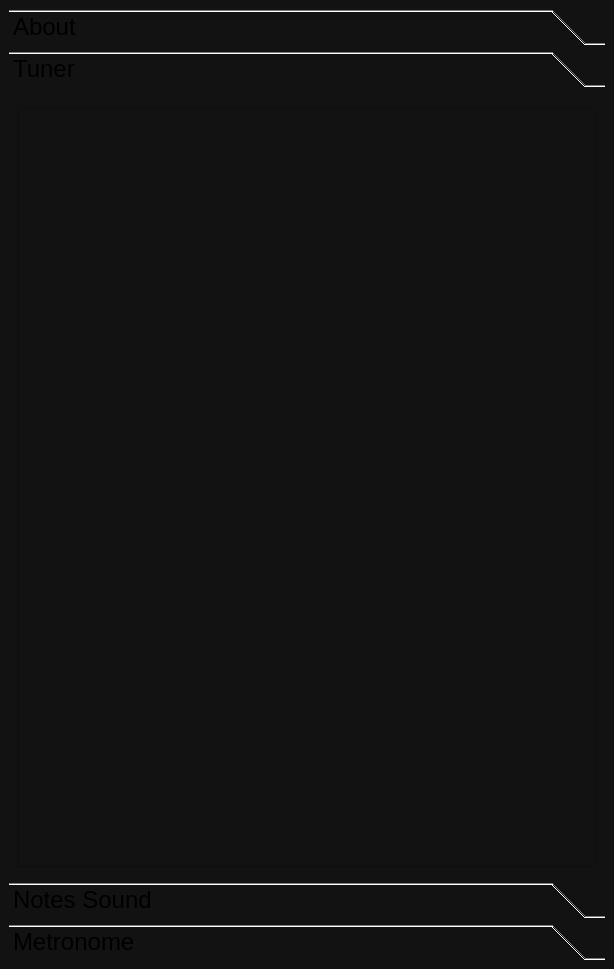
<?xml version="1.0" encoding="UTF-8"?>
<ui version="4.0">
 <class>MainWindow</class>
 <widget class="QMainWindow" name="MainWindow">
  <property name="geometry">
   <rect>
    <x>0</x>
    <y>0</y>
    <width>614</width>
    <height>969</height>
   </rect>
  </property>
  <property name="windowTitle">
   <string>MainWindow</string>
  </property>
  <property name="styleSheet">
   <string notr="true">background: rgb(18, 18, 18);</string>
  </property>
  <widget class="QWidget" name="centralwidget">
   <property name="styleSheet">
    <string notr="true">QLineEdit {
 border: 1px solid #3C3C40;
 border-radius: 12px;
}

QPushButton {
    border: 1px solid #3C3C40;   /* ou border-width: 1px; border-style: solid; */
    border-radius: 12px;
    background: #2b2d31;
    color: #eeeeee;
    padding: 8px 14px;           /* dá “altura” confortável */
    min-height: 40px;            /* bom para toque no Android */
}

/* estados opcionais */
QPushButton:pressed { background: #1f2125; }
QPushButton:checked { background: #ffd500; color: white; }</string>
   </property>
   <layout class="QGridLayout" name="gridLayout_3">
    <item row="1" column="0">
     <layout class="QVBoxLayout" name="verticalLayout_TUDO">
      <item>
       <widget class="QToolBox" name="toolBox">
        <property name="font">
         <font>
          <pointsize>18</pointsize>
         </font>
        </property>
        <property name="currentIndex">
         <number>1</number>
        </property>
        <property name="tabSpacing">
         <number>6</number>
        </property>
        <widget class="QWidget" name="pageInfo">
         <property name="geometry">
          <rect>
           <x>0</x>
           <y>0</y>
           <width>594</width>
           <height>765</height>
          </rect>
         </property>
         <attribute name="label">
          <string>About</string>
         </attribute>
         <layout class="QGridLayout" name="gridLayout_4">
          <item row="0" column="0">
           <layout class="QVBoxLayout" name="verticalLayout">
            <item>
             <layout class="QVBoxLayout" name="verticalLayout_10">
              <property name="spacing">
               <number>12</number>
              </property>
              <property name="sizeConstraint">
               <enum>QLayout::SizeConstraint::SetMaximumSize</enum>
              </property>
              <item>
               <widget class="QLabel" name="labelMusicool">
                <property name="sizePolicy">
                 <sizepolicy hsizetype="Preferred" vsizetype="Minimum">
                  <horstretch>0</horstretch>
                  <verstretch>0</verstretch>
                 </sizepolicy>
                </property>
                <property name="minimumSize">
                 <size>
                  <width>0</width>
                  <height>10</height>
                 </size>
                </property>
                <property name="maximumSize">
                 <size>
                  <width>16777215</width>
                  <height>16777215</height>
                 </size>
                </property>
                <property name="font">
                 <font>
                  <pointsize>28</pointsize>
                  <italic>true</italic>
                  <bold>true</bold>
                 </font>
                </property>
                <property name="text">
                 <string/>
                </property>
                <property name="alignment">
                 <set>Qt::AlignmentFlag::AlignCenter</set>
                </property>
               </widget>
              </item>
              <item>
               <widget class="QFrame" name="frame_about">
                <property name="sizePolicy">
                 <sizepolicy hsizetype="Preferred" vsizetype="Expanding">
                  <horstretch>0</horstretch>
                  <verstretch>0</verstretch>
                 </sizepolicy>
                </property>
                <property name="minimumSize">
                 <size>
                  <width>0</width>
                  <height>200</height>
                 </size>
                </property>
                <property name="frameShape">
                 <enum>QFrame::Shape::StyledPanel</enum>
                </property>
                <property name="frameShadow">
                 <enum>QFrame::Shadow::Raised</enum>
                </property>
                <layout class="QGridLayout" name="gridLayout_8">
                 <item row="1" column="0">
                  <widget class="QTextBrowser" name="textBrowser">
                   <property name="verticalScrollBarPolicy">
                    <enum>Qt::ScrollBarPolicy::ScrollBarAlwaysOn</enum>
                   </property>
                   <property name="textInteractionFlags">
                    <set>Qt::TextInteractionFlag::NoTextInteraction</set>
                   </property>
                   <property name="openLinks">
                    <bool>false</bool>
                   </property>
                  </widget>
                 </item>
                </layout>
               </widget>
              </item>
             </layout>
            </item>
           </layout>
          </item>
         </layout>
        </widget>
        <widget class="QWidget" name="tuner">
         <property name="geometry">
          <rect>
           <x>0</x>
           <y>0</y>
           <width>594</width>
           <height>765</height>
          </rect>
         </property>
         <attribute name="label">
          <string>Tuner</string>
         </attribute>
         <layout class="QGridLayout" name="gridLayout_2">
          <item row="0" column="0">
           <layout class="QGridLayout" name="gridLayout">
            <item row="0" column="0">
             <widget class="QFrame" name="frameTuner">
              <property name="frameShape">
               <enum>QFrame::Shape::StyledPanel</enum>
              </property>
              <property name="frameShadow">
               <enum>QFrame::Shadow::Raised</enum>
              </property>
             </widget>
            </item>
           </layout>
          </item>
          <item row="1" column="0">
           <widget class="QFrame" name="frameStaffTuner">
            <property name="sizePolicy">
             <sizepolicy hsizetype="Preferred" vsizetype="Expanding">
              <horstretch>0</horstretch>
              <verstretch>0</verstretch>
             </sizepolicy>
            </property>
            <property name="frameShape">
             <enum>QFrame::Shape::StyledPanel</enum>
            </property>
            <property name="frameShadow">
             <enum>QFrame::Shadow::Raised</enum>
            </property>
           </widget>
          </item>
         </layout>
        </widget>
        <widget class="QWidget" name="notesSound">
         <property name="geometry">
          <rect>
           <x>0</x>
           <y>0</y>
           <width>594</width>
           <height>765</height>
          </rect>
         </property>
         <attribute name="label">
          <string>Notes Sound</string>
         </attribute>
         <layout class="QGridLayout" name="gridLayout_6">
          <item row="0" column="0">
           <layout class="QVBoxLayout" name="verticalLayout_8">
            <property name="spacing">
             <number>12</number>
            </property>
            <item>
             <layout class="QHBoxLayout" name="horizontalLayout_5">
              <property name="spacing">
               <number>12</number>
              </property>
              <property name="sizeConstraint">
               <enum>QLayout::SizeConstraint::SetMinimumSize</enum>
              </property>
              <item>
               <layout class="QHBoxLayout" name="horizontalLayout_6">
                <property name="spacing">
                 <number>12</number>
                </property>
                <item>
                 <layout class="QVBoxLayout" name="verticalLayout_12">
                  <item>
                   <widget class="QLabel" name="label_3">
                    <property name="text">
                     <string>NOTE</string>
                    </property>
                    <property name="alignment">
                     <set>Qt::AlignmentFlag::AlignCenter</set>
                    </property>
                   </widget>
                  </item>
                  <item>
                   <layout class="QHBoxLayout" name="horizontalLayout_9">
                    <property name="spacing">
                     <number>12</number>
                    </property>
                    <item>
                     <widget class="QPushButton" name="pushButton_previous">
                      <property name="minimumSize">
                       <size>
                        <width>60</width>
                        <height>58</height>
                       </size>
                      </property>
                      <property name="maximumSize">
                       <size>
                        <width>60</width>
                        <height>60</height>
                       </size>
                      </property>
                      <property name="font">
                       <font>
                        <pointsize>16</pointsize>
                        <italic>true</italic>
                       </font>
                      </property>
                      <property name="text">
                       <string/>
                      </property>
                      <property name="checkable">
                       <bool>false</bool>
                      </property>
                     </widget>
                    </item>
                    <item>
                     <widget class="QPushButton" name="pushButton_next">
                      <property name="minimumSize">
                       <size>
                        <width>60</width>
                        <height>58</height>
                       </size>
                      </property>
                      <property name="maximumSize">
                       <size>
                        <width>60</width>
                        <height>60</height>
                       </size>
                      </property>
                      <property name="font">
                       <font>
                        <pointsize>16</pointsize>
                       </font>
                      </property>
                      <property name="text">
                       <string/>
                      </property>
                      <property name="checkable">
                       <bool>false</bool>
                      </property>
                     </widget>
                    </item>
                   </layout>
                  </item>
                 </layout>
                </item>
                <item>
                 <spacer name="horizontalSpacer_9">
                  <property name="orientation">
                   <enum>Qt::Orientation::Horizontal</enum>
                  </property>
                  <property name="sizeHint" stdset="0">
                   <size>
                    <width>40</width>
                    <height>20</height>
                   </size>
                  </property>
                 </spacer>
                </item>
                <item>
                 <layout class="QGridLayout" name="gridLayout_9">
                  <item row="0" column="0">
                   <widget class="QLabel" name="label_2">
                    <property name="text">
                     <string>OCTAVE</string>
                    </property>
                    <property name="alignment">
                     <set>Qt::AlignmentFlag::AlignCenter</set>
                    </property>
                   </widget>
                  </item>
                  <item row="1" column="0">
                   <layout class="QHBoxLayout" name="horizontalLayout_7">
                    <property name="spacing">
                     <number>12</number>
                    </property>
                    <item>
                     <widget class="QPushButton" name="pushButton_octave_down">
                      <property name="minimumSize">
                       <size>
                        <width>60</width>
                        <height>58</height>
                       </size>
                      </property>
                      <property name="maximumSize">
                       <size>
                        <width>60</width>
                        <height>60</height>
                       </size>
                      </property>
                      <property name="font">
                       <font>
                        <pointsize>16</pointsize>
                        <italic>false</italic>
                       </font>
                      </property>
                      <property name="text">
                       <string/>
                      </property>
                      <property name="checkable">
                       <bool>false</bool>
                      </property>
                     </widget>
                    </item>
                    <item>
                     <widget class="QPushButton" name="pushButton_octave_up">
                      <property name="minimumSize">
                       <size>
                        <width>60</width>
                        <height>58</height>
                       </size>
                      </property>
                      <property name="maximumSize">
                       <size>
                        <width>60</width>
                        <height>60</height>
                       </size>
                      </property>
                      <property name="font">
                       <font>
                        <pointsize>16</pointsize>
                        <italic>false</italic>
                       </font>
                      </property>
                      <property name="text">
                       <string/>
                      </property>
                      <property name="checkable">
                       <bool>false</bool>
                      </property>
                     </widget>
                    </item>
                   </layout>
                  </item>
                 </layout>
                </item>
               </layout>
              </item>
             </layout>
            </item>
            <item>
             <layout class="QVBoxLayout" name="verticalLayout_9">
              <property name="sizeConstraint">
               <enum>QLayout::SizeConstraint::SetMinimumSize</enum>
              </property>
              <item>
               <widget class="QLineEdit" name="lineEdit_notes">
                <property name="sizePolicy">
                 <sizepolicy hsizetype="Expanding" vsizetype="Minimum">
                  <horstretch>0</horstretch>
                  <verstretch>0</verstretch>
                 </sizepolicy>
                </property>
                <property name="maximumSize">
                 <size>
                  <width>1000</width>
                  <height>1000</height>
                 </size>
                </property>
                <property name="font">
                 <font>
                  <pointsize>48</pointsize>
                 </font>
                </property>
                <property name="inputMethodHints">
                 <set>Qt::InputMethodHint::ImhNone</set>
                </property>
                <property name="text">
                 <string>La4</string>
                </property>
                <property name="maxLength">
                 <number>8</number>
                </property>
                <property name="alignment">
                 <set>Qt::AlignmentFlag::AlignCenter</set>
                </property>
               </widget>
              </item>
              <item>
               <widget class="QLineEdit" name="lineEdit_freq">
                <property name="sizePolicy">
                 <sizepolicy hsizetype="Expanding" vsizetype="Minimum">
                  <horstretch>0</horstretch>
                  <verstretch>0</verstretch>
                 </sizepolicy>
                </property>
                <property name="maximumSize">
                 <size>
                  <width>1000</width>
                  <height>1000</height>
                 </size>
                </property>
                <property name="font">
                 <font>
                  <pointsize>28</pointsize>
                 </font>
                </property>
                <property name="inputMethodHints">
                 <set>Qt::InputMethodHint::ImhNone</set>
                </property>
                <property name="text">
                 <string>440.00 Hz</string>
                </property>
                <property name="maxLength">
                 <number>14</number>
                </property>
                <property name="alignment">
                 <set>Qt::AlignmentFlag::AlignCenter</set>
                </property>
               </widget>
              </item>
             </layout>
            </item>
            <item>
             <layout class="QHBoxLayout" name="horizontalLayout_8">
              <property name="spacing">
               <number>12</number>
              </property>
              <property name="sizeConstraint">
               <enum>QLayout::SizeConstraint::SetMinimumSize</enum>
              </property>
              <item>
               <layout class="QHBoxLayout" name="horizontalLayout_11">
                <item>
                 <widget class="QPushButton" name="pushButton_bemol">
                  <property name="minimumSize">
                   <size>
                    <width>60</width>
                    <height>58</height>
                   </size>
                  </property>
                  <property name="maximumSize">
                   <size>
                    <width>60</width>
                    <height>60</height>
                   </size>
                  </property>
                  <property name="font">
                   <font>
                    <pointsize>16</pointsize>
                    <italic>true</italic>
                   </font>
                  </property>
                  <property name="text">
                   <string>b</string>
                  </property>
                  <property name="checkable">
                   <bool>false</bool>
                  </property>
                 </widget>
                </item>
                <item>
                 <widget class="QPushButton" name="pushButton_sharp">
                  <property name="minimumSize">
                   <size>
                    <width>60</width>
                    <height>58</height>
                   </size>
                  </property>
                  <property name="maximumSize">
                   <size>
                    <width>60</width>
                    <height>60</height>
                   </size>
                  </property>
                  <property name="font">
                   <font>
                    <pointsize>16</pointsize>
                   </font>
                  </property>
                  <property name="text">
                   <string>#</string>
                  </property>
                  <property name="checkable">
                   <bool>false</bool>
                  </property>
                 </widget>
                </item>
               </layout>
              </item>
              <item>
               <spacer name="horizontalSpacer_10">
                <property name="orientation">
                 <enum>Qt::Orientation::Horizontal</enum>
                </property>
                <property name="sizeHint" stdset="0">
                 <size>
                  <width>40</width>
                  <height>20</height>
                 </size>
                </property>
               </spacer>
              </item>
              <item>
               <layout class="QHBoxLayout" name="horizontalLayout_10">
                <property name="spacing">
                 <number>12</number>
                </property>
                <item>
                 <widget class="QPushButton" name="pushButton_start_2">
                  <property name="minimumSize">
                   <size>
                    <width>60</width>
                    <height>58</height>
                   </size>
                  </property>
                  <property name="maximumSize">
                   <size>
                    <width>60</width>
                    <height>60</height>
                   </size>
                  </property>
                  <property name="font">
                   <font>
                    <pointsize>16</pointsize>
                    <italic>false</italic>
                   </font>
                  </property>
                  <property name="text">
                   <string>&gt;&gt;</string>
                  </property>
                  <property name="checkable">
                   <bool>false</bool>
                  </property>
                 </widget>
                </item>
                <item>
                 <widget class="QPushButton" name="pushButton_stop_2">
                  <property name="minimumSize">
                   <size>
                    <width>60</width>
                    <height>58</height>
                   </size>
                  </property>
                  <property name="maximumSize">
                   <size>
                    <width>60</width>
                    <height>60</height>
                   </size>
                  </property>
                  <property name="font">
                   <font>
                    <pointsize>16</pointsize>
                    <italic>false</italic>
                   </font>
                  </property>
                  <property name="text">
                   <string>[]</string>
                  </property>
                  <property name="checkable">
                   <bool>false</bool>
                  </property>
                 </widget>
                </item>
               </layout>
              </item>
             </layout>
            </item>
            <item>
             <spacer name="verticalSpacer_4">
              <property name="orientation">
               <enum>Qt::Orientation::Vertical</enum>
              </property>
              <property name="sizeType">
               <enum>QSizePolicy::Policy::Minimum</enum>
              </property>
              <property name="sizeHint" stdset="0">
               <size>
                <width>20</width>
                <height>40</height>
               </size>
              </property>
             </spacer>
            </item>
            <item>
             <widget class="QFrame" name="frame_staff">
              <property name="sizePolicy">
               <sizepolicy hsizetype="Preferred" vsizetype="Expanding">
                <horstretch>0</horstretch>
                <verstretch>0</verstretch>
               </sizepolicy>
              </property>
              <property name="minimumSize">
               <size>
                <width>0</width>
                <height>120</height>
               </size>
              </property>
              <property name="frameShape">
               <enum>QFrame::Shape::StyledPanel</enum>
              </property>
              <property name="frameShadow">
               <enum>QFrame::Shadow::Raised</enum>
              </property>
             </widget>
            </item>
           </layout>
          </item>
         </layout>
        </widget>
        <widget class="QWidget" name="metronome">
         <property name="geometry">
          <rect>
           <x>0</x>
           <y>0</y>
           <width>594</width>
           <height>765</height>
          </rect>
         </property>
         <attribute name="label">
          <string>Metronome</string>
         </attribute>
         <layout class="QGridLayout" name="gridLayout_5">
          <item row="0" column="0">
           <layout class="QVBoxLayout" name="verticalLayout_2">
            <item>
             <widget class="QFrame" name="frameMetro">
              <property name="frameShape">
               <enum>QFrame::Shape::StyledPanel</enum>
              </property>
              <property name="frameShadow">
               <enum>QFrame::Shadow::Raised</enum>
              </property>
             </widget>
            </item>
            <item>
             <layout class="QVBoxLayout" name="verticalLayout_3">
              <item>
               <layout class="QHBoxLayout" name="horizontalLayout">
                <item>
                 <spacer name="horizontalSpacer">
                  <property name="orientation">
                   <enum>Qt::Orientation::Horizontal</enum>
                  </property>
                  <property name="sizeHint" stdset="0">
                   <size>
                    <width>40</width>
                    <height>20</height>
                   </size>
                  </property>
                 </spacer>
                </item>
                <item>
                 <layout class="QVBoxLayout" name="verticalLayout_7">
                  <property name="spacing">
                   <number>12</number>
                  </property>
                  <item>
                   <layout class="QVBoxLayout" name="verticalLayout_6">
                    <item>
                     <widget class="QLabel" name="label">
                      <property name="sizePolicy">
                       <sizepolicy hsizetype="Expanding" vsizetype="Preferred">
                        <horstretch>0</horstretch>
                        <verstretch>0</verstretch>
                       </sizepolicy>
                      </property>
                      <property name="minimumSize">
                       <size>
                        <width>0</width>
                        <height>30</height>
                       </size>
                      </property>
                      <property name="font">
                       <font>
                        <pointsize>16</pointsize>
                       </font>
                      </property>
                      <property name="styleSheet">
                       <string notr="true"/>
                      </property>
                      <property name="text">
                       <string>: : :      Measure Selection     : : :</string>
                      </property>
                      <property name="scaledContents">
                       <bool>false</bool>
                      </property>
                      <property name="alignment">
                       <set>Qt::AlignmentFlag::AlignCenter</set>
                      </property>
                     </widget>
                    </item>
                    <item>
                     <layout class="QHBoxLayout" name="horizontalLayout_3">
                      <property name="spacing">
                       <number>12</number>
                      </property>
                      <item>
                       <spacer name="horizontalSpacer_3">
                        <property name="orientation">
                         <enum>Qt::Orientation::Horizontal</enum>
                        </property>
                        <property name="sizeHint" stdset="0">
                         <size>
                          <width>40</width>
                          <height>20</height>
                         </size>
                        </property>
                       </spacer>
                      </item>
                      <item>
                       <widget class="QPushButton" name="pushButton_2">
                        <property name="minimumSize">
                         <size>
                          <width>60</width>
                          <height>58</height>
                         </size>
                        </property>
                        <property name="maximumSize">
                         <size>
                          <width>60</width>
                          <height>60</height>
                         </size>
                        </property>
                        <property name="font">
                         <font>
                          <pointsize>20</pointsize>
                         </font>
                        </property>
                        <property name="text">
                         <string>2</string>
                        </property>
                        <property name="checkable">
                         <bool>false</bool>
                        </property>
                       </widget>
                      </item>
                      <item>
                       <widget class="QPushButton" name="pushButton_3">
                        <property name="minimumSize">
                         <size>
                          <width>60</width>
                          <height>58</height>
                         </size>
                        </property>
                        <property name="maximumSize">
                         <size>
                          <width>60</width>
                          <height>60</height>
                         </size>
                        </property>
                        <property name="font">
                         <font>
                          <pointsize>20</pointsize>
                         </font>
                        </property>
                        <property name="text">
                         <string>3</string>
                        </property>
                        <property name="checkable">
                         <bool>false</bool>
                        </property>
                       </widget>
                      </item>
                      <item>
                       <widget class="QPushButton" name="pushButton_4">
                        <property name="minimumSize">
                         <size>
                          <width>60</width>
                          <height>58</height>
                         </size>
                        </property>
                        <property name="maximumSize">
                         <size>
                          <width>60</width>
                          <height>60</height>
                         </size>
                        </property>
                        <property name="font">
                         <font>
                          <pointsize>20</pointsize>
                         </font>
                        </property>
                        <property name="text">
                         <string>4</string>
                        </property>
                        <property name="checkable">
                         <bool>false</bool>
                        </property>
                        <property name="checked">
                         <bool>false</bool>
                        </property>
                       </widget>
                      </item>
                      <item>
                       <spacer name="horizontalSpacer_4">
                        <property name="orientation">
                         <enum>Qt::Orientation::Horizontal</enum>
                        </property>
                        <property name="sizeHint" stdset="0">
                         <size>
                          <width>40</width>
                          <height>20</height>
                         </size>
                        </property>
                       </spacer>
                      </item>
                     </layout>
                    </item>
                   </layout>
                  </item>
                  <item>
                   <layout class="QHBoxLayout" name="horizontalLayout_2">
                    <property name="spacing">
                     <number>12</number>
                    </property>
                    <item>
                     <layout class="QVBoxLayout" name="verticalLayout_4">
                      <property name="spacing">
                       <number>12</number>
                      </property>
                      <item>
                       <widget class="QPushButton" name="pushButton_less_one">
                        <property name="minimumSize">
                         <size>
                          <width>60</width>
                          <height>58</height>
                         </size>
                        </property>
                        <property name="maximumSize">
                         <size>
                          <width>16777215</width>
                          <height>16777215</height>
                         </size>
                        </property>
                        <property name="font">
                         <font>
                          <pointsize>16</pointsize>
                         </font>
                        </property>
                        <property name="text">
                         <string>-1</string>
                        </property>
                        <property name="checkable">
                         <bool>false</bool>
                        </property>
                       </widget>
                      </item>
                      <item>
                       <widget class="QPushButton" name="pushButton_less_10">
                        <property name="minimumSize">
                         <size>
                          <width>60</width>
                          <height>58</height>
                         </size>
                        </property>
                        <property name="maximumSize">
                         <size>
                          <width>16777215</width>
                          <height>16777215</height>
                         </size>
                        </property>
                        <property name="font">
                         <font>
                          <pointsize>14</pointsize>
                         </font>
                        </property>
                        <property name="text">
                         <string>-10</string>
                        </property>
                        <property name="checkable">
                         <bool>false</bool>
                        </property>
                       </widget>
                      </item>
                     </layout>
                    </item>
                    <item>
                     <spacer name="horizontalSpacer_6">
                      <property name="orientation">
                       <enum>Qt::Orientation::Horizontal</enum>
                      </property>
                      <property name="sizeHint" stdset="0">
                       <size>
                        <width>40</width>
                        <height>20</height>
                       </size>
                      </property>
                     </spacer>
                    </item>
                    <item>
                     <layout class="QGridLayout" name="gridLayout_7">
                      <item row="0" column="0">
                       <widget class="QLineEdit" name="lineEdit_metronome">
                        <property name="sizePolicy">
                         <sizepolicy hsizetype="Expanding" vsizetype="Expanding">
                          <horstretch>0</horstretch>
                          <verstretch>0</verstretch>
                         </sizepolicy>
                        </property>
                        <property name="maximumSize">
                         <size>
                          <width>1000</width>
                          <height>1000</height>
                         </size>
                        </property>
                        <property name="font">
                         <font>
                          <pointsize>48</pointsize>
                         </font>
                        </property>
                        <property name="inputMethodHints">
                         <set>Qt::InputMethodHint::ImhDigitsOnly</set>
                        </property>
                        <property name="text">
                         <string>60</string>
                        </property>
                        <property name="maxLength">
                         <number>3</number>
                        </property>
                        <property name="alignment">
                         <set>Qt::AlignmentFlag::AlignCenter</set>
                        </property>
                       </widget>
                      </item>
                     </layout>
                    </item>
                    <item>
                     <spacer name="horizontalSpacer_5">
                      <property name="orientation">
                       <enum>Qt::Orientation::Horizontal</enum>
                      </property>
                      <property name="sizeHint" stdset="0">
                       <size>
                        <width>40</width>
                        <height>20</height>
                       </size>
                      </property>
                     </spacer>
                    </item>
                    <item>
                     <layout class="QVBoxLayout" name="verticalLayout_5">
                      <property name="spacing">
                       <number>12</number>
                      </property>
                      <item>
                       <widget class="QPushButton" name="pushButton_plus_one">
                        <property name="minimumSize">
                         <size>
                          <width>60</width>
                          <height>58</height>
                         </size>
                        </property>
                        <property name="maximumSize">
                         <size>
                          <width>16777215</width>
                          <height>16777215</height>
                         </size>
                        </property>
                        <property name="font">
                         <font>
                          <pointsize>16</pointsize>
                         </font>
                        </property>
                        <property name="text">
                         <string>+1</string>
                        </property>
                        <property name="checkable">
                         <bool>false</bool>
                        </property>
                       </widget>
                      </item>
                      <item>
                       <widget class="QPushButton" name="pushButton_plus_ten">
                        <property name="minimumSize">
                         <size>
                          <width>60</width>
                          <height>58</height>
                         </size>
                        </property>
                        <property name="maximumSize">
                         <size>
                          <width>60</width>
                          <height>60</height>
                         </size>
                        </property>
                        <property name="font">
                         <font>
                          <pointsize>14</pointsize>
                         </font>
                        </property>
                        <property name="text">
                         <string>+10</string>
                        </property>
                        <property name="checkable">
                         <bool>false</bool>
                        </property>
                       </widget>
                      </item>
                     </layout>
                    </item>
                   </layout>
                  </item>
                  <item>
                   <layout class="QHBoxLayout" name="horizontalLayout_4">
                    <property name="spacing">
                     <number>12</number>
                    </property>
                    <item>
                     <spacer name="horizontalSpacer_8">
                      <property name="orientation">
                       <enum>Qt::Orientation::Horizontal</enum>
                      </property>
                      <property name="sizeHint" stdset="0">
                       <size>
                        <width>40</width>
                        <height>20</height>
                       </size>
                      </property>
                     </spacer>
                    </item>
                    <item>
                     <widget class="QPushButton" name="pushButton_start">
                      <property name="minimumSize">
                       <size>
                        <width>0</width>
                        <height>58</height>
                       </size>
                      </property>
                      <property name="maximumSize">
                       <size>
                        <width>1000</width>
                        <height>1000</height>
                       </size>
                      </property>
                      <property name="font">
                       <font>
                        <pointsize>16</pointsize>
                       </font>
                      </property>
                      <property name="text">
                       <string>Start</string>
                      </property>
                      <property name="checkable">
                       <bool>false</bool>
                      </property>
                     </widget>
                    </item>
                    <item>
                     <widget class="QPushButton" name="pushButton_stop">
                      <property name="minimumSize">
                       <size>
                        <width>60</width>
                        <height>58</height>
                       </size>
                      </property>
                      <property name="maximumSize">
                       <size>
                        <width>1000</width>
                        <height>1000</height>
                       </size>
                      </property>
                      <property name="font">
                       <font>
                        <pointsize>16</pointsize>
                       </font>
                      </property>
                      <property name="text">
                       <string>Stop</string>
                      </property>
                      <property name="checkable">
                       <bool>false</bool>
                      </property>
                     </widget>
                    </item>
                    <item>
                     <spacer name="horizontalSpacer_7">
                      <property name="orientation">
                       <enum>Qt::Orientation::Horizontal</enum>
                      </property>
                      <property name="sizeHint" stdset="0">
                       <size>
                        <width>40</width>
                        <height>20</height>
                       </size>
                      </property>
                     </spacer>
                    </item>
                   </layout>
                  </item>
                  <item>
                   <spacer name="verticalSpacer_2">
                    <property name="orientation">
                     <enum>Qt::Orientation::Vertical</enum>
                    </property>
                    <property name="sizeHint" stdset="0">
                     <size>
                      <width>20</width>
                      <height>40</height>
                     </size>
                    </property>
                   </spacer>
                  </item>
                 </layout>
                </item>
                <item>
                 <spacer name="horizontalSpacer_2">
                  <property name="orientation">
                   <enum>Qt::Orientation::Horizontal</enum>
                  </property>
                  <property name="sizeHint" stdset="0">
                   <size>
                    <width>40</width>
                    <height>20</height>
                   </size>
                  </property>
                 </spacer>
                </item>
               </layout>
              </item>
             </layout>
            </item>
           </layout>
          </item>
         </layout>
        </widget>
       </widget>
      </item>
     </layout>
    </item>
   </layout>
  </widget>
 </widget>
 <resources/>
 <connections/>
</ui>
